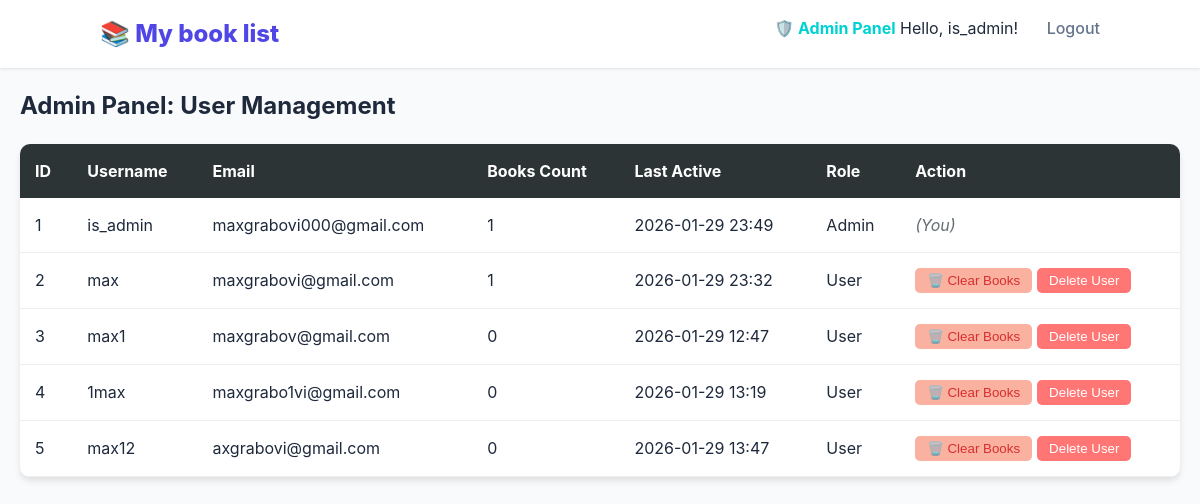
/api/admin/users (signed in), run on an earlier commit of the app's database.
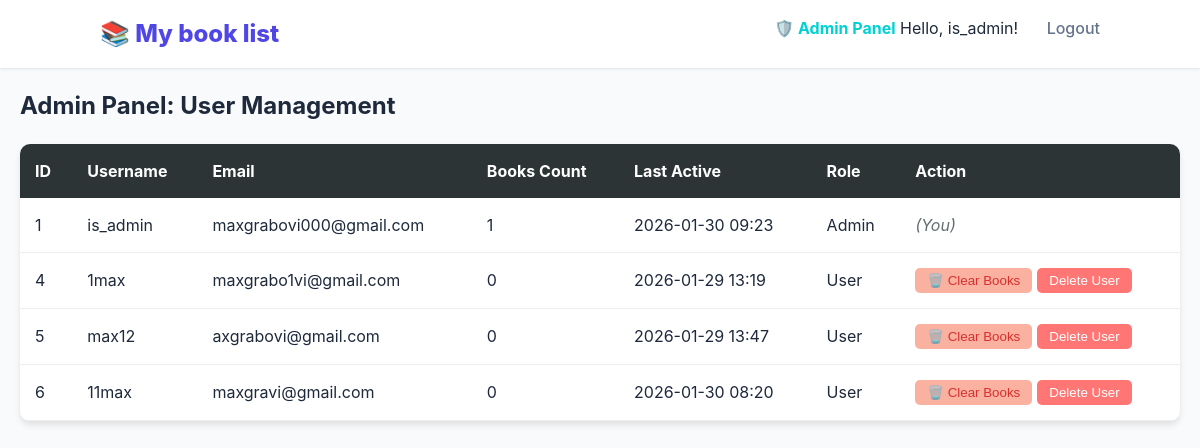
And on a later commit of the database.
### app.py (models this page shows)
class User(UserMixin, db.Model):
    id = db.Column(db.Integer, primary_key=True)
    username = db.Column(db.String(150), unique=True, nullable=False)
    email = db.Column(db.String(150), unique=True, nullable=False)
    password = db.Column(db.String(255), nullable=False)
    books = db.relationship('Book', backref='owner', lazy=True)
    is_admin = db.Column(db.Boolean, default=False)
    last_seen = db.Column(db.DateTime, default=db.func.now())

### app.py (the view)
@app.route('/api/admin/users')
@login_required
@admin_required
def api_admin_panel():
    users = User.query.all()
    return render_template('admin.html', users=users)

### app.py (called while the page is built)
def admin_required(f):
    @wraps(f)
    def decorated_function(*args, **kwargs):
        if not current_user.is_authenticated or not current_user.is_admin:
            return jsonify({'success': False, 'message': 'Admin access required'}), 403
        return f(*args, **kwargs)
    return decorated_function

@app.before_request
def before_request():
    if current_user.is_authenticated:
        current_user.last_seen = datetime.now(local_tz)
        db.session.commit()

@login_manager.user_loader
def load_user(user_id):
    return User.query.get(int(user_id))

### templates/admin.html (shortened to what this page needs)
{% extends "base.html" %}
{% block content %}
<div class="main-container">
    <h2>Admin Panel: User Management</h2>
    <table style="width:100%; border-collapse: collapse; margin-top: 20px; background: white; border-radius: 10px; overflow: hidden; box-shadow: 0 4px 6px rgba(0,0,0,0.1);">
        <thead>
        <tr style="background: #2d3436; color: white; text-align: left;">
            <th style="padding: 15px;">ID</th>
            <th style="padding: 15px;">Username</th>
            <th style="padding: 15px;">Email</th>
            <th style="padding: 15px;">Books Count</th>
            <th style="padding: 15px;">Last Active</th>
            <th style="padding: 15px;">Role</th>
            <th style="padding: 15px;">Action</th>
        </tr>
        </thead>
        <tbody>
        {% for user in users %}
        <tr id="user-row-{{ user.id }}" style="border-bottom: 1px solid #eee;">
            <td style="padding: 15px;">{{ user.id }}</td>
            <td style="padding: 15px;">{{ user.username }}</td>
            <td style="padding: 15px;">{{ user.email }}</td>
            <td style="padding: 15px;" id="books-count-{{ user.id }}">{{ user.books|length }}</td>
            <td style="padding: 15px;">
                {% if user.last_seen %}
                {{ user.last_seen.strftime('%Y-%m-%d %H:%M') }}
                {% else %}
                Never
                {% endif %}
            </td>
            <td style="padding: 15px;">{{ 'Admin' if user.is_admin else 'User' }}</td>
            <td style="padding: 15px;">
                {% if user.id != current_user.id %}
                <div style="display: flex; gap: 5px;">
                    <button onclick="clearUserBooks('{{ user.id }}', '{{ user.username }}')"
                            style="background: #fab1a0; color: #d63031; border: none; padding: 5px 12px; border-radius: 5px; cursor: pointer;">
                        🗑️ Clear Books
                    </button>
                    <button onclick="confirmDeleteUser('{{ user.id }}', '{{ user.username }}')"
                            style="background: #ff7675; color: white; border: none; padding: 5px 12px; border-radius: 5px; cursor: pointer;">
                        Delete User
                    </button>
                </div>
                {% else %}
                <span style="color: #636e72; font-style: italic;">(You)</span>
                {% endif %}
            </td>
        </tr>
        {% endfor %}
        </tbody>
    </table>
</div>
{% endblock %}

### templates/base.html (shortened to what this page needs)
<!DOCTYPE html>
<html lang="en">
<head>
    <link rel="stylesheet" href="{{url_for('static', filename='css/style.css') }}">
</head>
<body>
<nav>
    <div class="nav-container">
        <a href="/" class="logo">📚 My book list</a>
        <div class="nav-links">
            {% if current_user.is_authenticated %}
            {% if current_user.is_admin %}
            <a href="/api/admin/users" style="color: #00d2d3; font-weight: bold;">🛡️ Admin Panel</a>
            {% endif %}
            <span>Hello, {{ current_user.username }}!</span>
            <a href="/api/auth/logout">Logout</a>
            {% else %}
            <a href="/api/auth/login">Login</a>
            <a href="/api/auth/register">Register</a>
            {% endif %}
        </div>
    </div>
</nav>
<div class="container">
    {% block content %}{% endblock %}
</div>
</body>
</html>

### static/css/style.css (style rules this page uses)
:root { --primary: #4f46e5; --primary-hover: #4338ca; --success: #22c55e; --danger: #ef4444; --bg: #f8fafc; --text-main: #1e293b; --text-muted: #64748b; --card-bg: #ffffff; }
body { font-family: 'Inter', system-ui, -apple-system, sans-serif; background-color: var(--bg); color: var(--text-main); margin: 0; line-height: 1.5; }
nav { background: #ffffff; padding: 1rem 2rem; box-shadow: 0 1px 3px rgba(0,0,0,0.1); display: flex; justify-content: space-between; align-items: center; }
.nav-container { max-width: 1000px; margin: 0 auto; width: 100%; display: flex; justify-content: space-between; }
.logo { font-size: 1.5rem; font-weight: 800; color: var(--primary); text-decoration: none; }
.nav-links a { text-decoration: none; color: var(--text-muted); font-weight: 500; margin-left: 1.5rem; transition: color 0.2s; }
.container { max-width: 1200px; margin: 0 auto; padding: 0 20px; }

What changed in the data, as far as the page shows it:
removed User: id "2", username "max", email "maxgrabovi@gmail.com", books|length "1", last_seen "2026-01-29 23:32", is_admin "User"
removed User: id "3", username "max1", email "maxgrabov@gmail.com", books|length "0", last_seen "2026-01-29 12:47", is_admin "User"
changed User "is_admin": last_seen "2026-01-29 23:49" → "2026-01-30 09:23"
added User: id "6", username "11max", email "maxgravi@gmail.com", books|length "0", last_seen "2026-01-30 08:20", is_admin "User"
